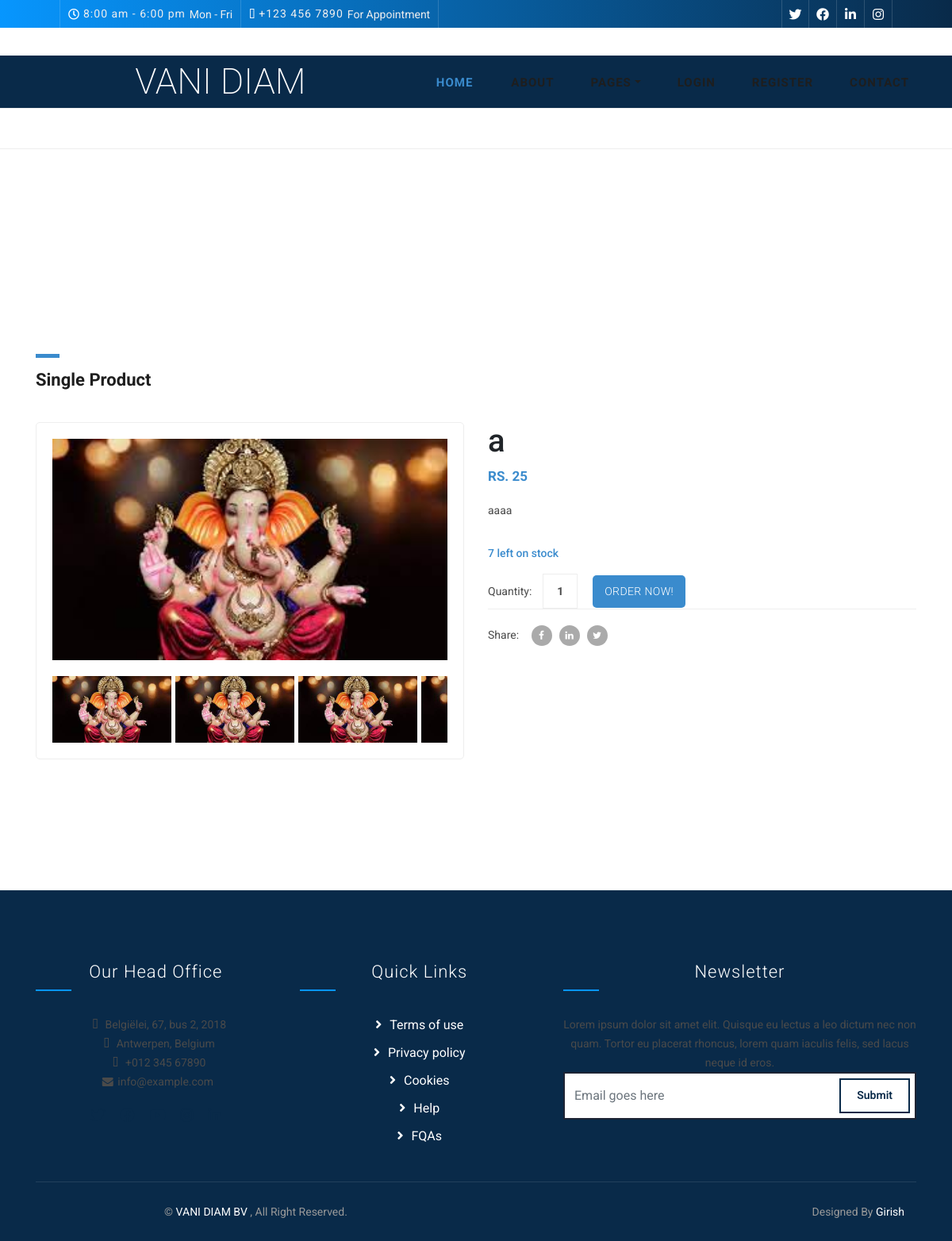
The app's page /internal/single-pd/20, older data.
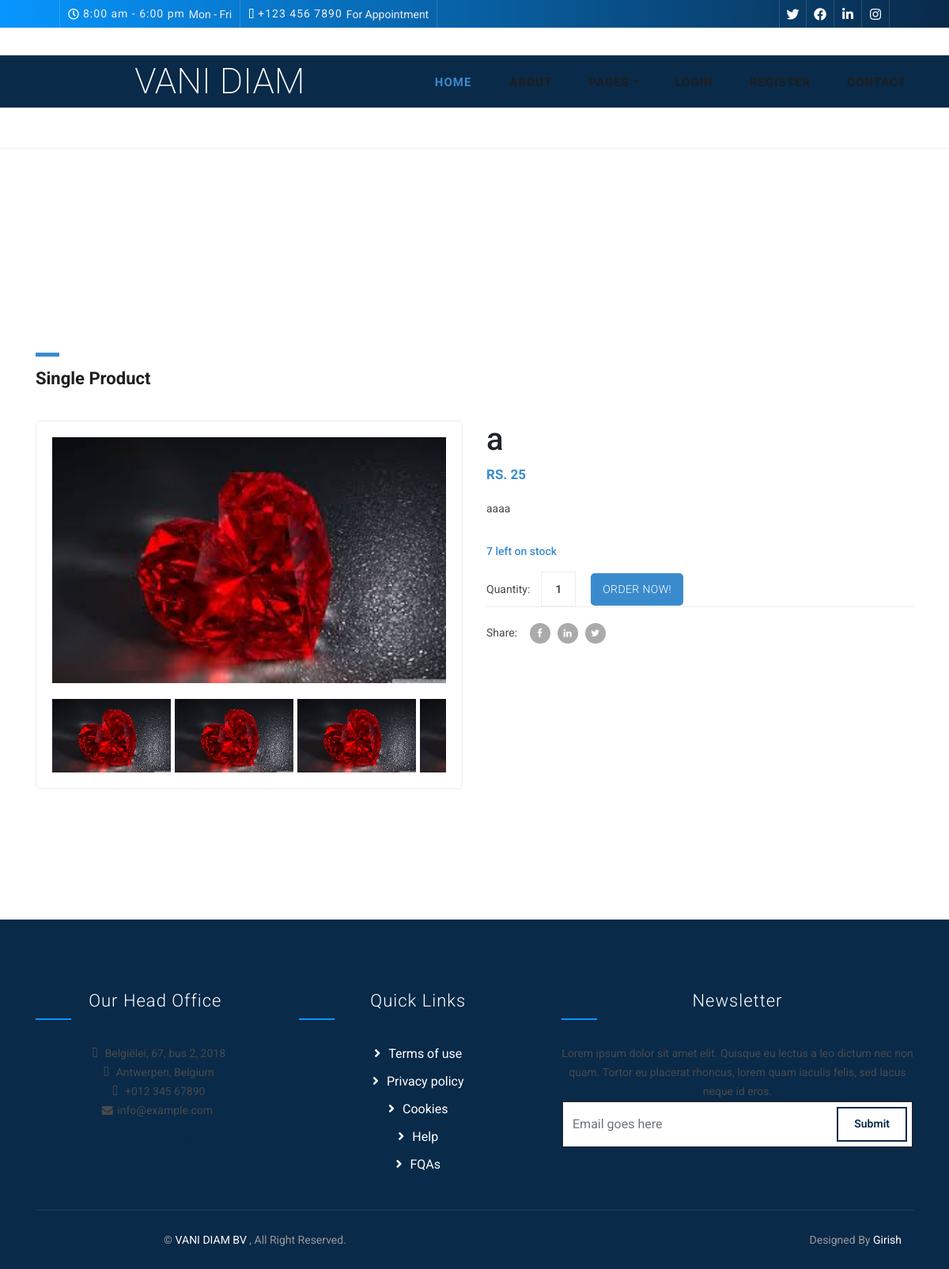
The same page, newer data.
### myapp/models.py (models this page shows)
class product(models.Model):
    pdname=models.CharField(max_length=300)
    pdprice= models.IntegerField(default=25)
    pddis=models.TextField(max_length=2000)
    pdimage=models.FileField(upload_to='pdimage', null=True, blank=True)
    def __str__(self):
        return self.pdname

### myapp/views.py (the view)
# urls.py: path('single-pd/<int:pk>', views.single_pd, name='single-pd' )
def single_pd(request, pk):
        prod= product.objects.get(id=pk)
        print(prod)
        return render(request, 'single-pd.html',{'products':prod})

### myapp/templates/single-pd.html (shortened to what the changed rows need)
{% load static %}
<!DOCTYPE html>
<html lang="en">
    <head>
        <link href="https://stackpath.bootstrapcdn.com/bootstrap/4.4.1/css/bootstrap.min.css" rel="stylesheet">
        <link href="https://cdnjs.cloudflare.com/ajax/libs/font-awesome/5.10.0/css/all.min.css" rel="stylesheet">
        <link href="{ % static 'asset/lib/animate/animate.min.css' % }" rel="stylesheet">
        <link href= "{% static 'asset/lib/owlcarousel/assets/owl.carousel.min.css' %}" rel="stylesheet">
        <link href=" {% static 'asset/css/style.css' %}" rel="stylesheet">
    </head>
    <body class="page">
        <div class="top-bar d-none d-md-block">
            <div class="container-fluid">
                <div class="row">
                    <div class="col-md-8">
                        <div class="top-bar-left">
                            <div class="text">
                                <h2>8:00 am - 6:00 pm</h2>
                            </div>
                            <div class="text">
                                <h2>+123 456 7890</h2>
                            </div>
                        </div>
                    </div>
                </div>
            </div>
        </div>
    <link href="{% static 'singleprod/vendor/bootstrap/css/bootstrap.min.css' %}" rel="stylesheet">
    <link rel="stylesheet" href="{% static 'singleprod/assets/css/fontawesome.css' %}">
    <link rel="stylesheet" href="{% static 'singleprod/assets/css/tooplate-main.css' %}">
    <link rel="stylesheet" href="{% static 'singleprod/assets/css/owl.css' %}">
    <link rel="stylesheet" href="{% static 'singleprod/assets/css/flex-slider.css' %}">
  <body>
    <br><br><br><br><br><br><br><br><br><br><br>
    <div class="single-product">
      <div class="container">
        <div class="row">
          <div class="col-md-12">
            <div class="section-heading">
              <h1>Single Product</h1>
            </div>
          </div>
          <div class="col-md-6">
            <div class="product-slider">
              <div id="slider" class="flexslider">
                <ul class="slides">
                  <li>
                    <img src="{{products.pdimage.url}}" width="233px" height="388px"/>
                  </li>
                </ul>
              </div>
              <div id="carousel" class="flexslider">
                <ul class="slides">
                  <li>
                    <img src="{{products.pdimage.url}}" width="233px" height="388px"" />
                  </li>
                  <li>
                    <img src="{{products.pdimage.url}} " width="233px" height="388px" />
                  </li>
                  <li>
                    <img src="{{products.pdimage.url}}" width="233px" height="388px"" />
                  </li>
                  <li>
                    <img src="{{products.pdimage.url}}" width="233px" height="388px"" />
                  </li>
                </ul>
              </div>
            </div>
          </div>
          <div class="col-md-6">
            <div class="right-content">
              <h1>{{products.pdname}}</h1>
              <h6>RS. {{products.pdprice}}</h6>
              <p>{{products.pddis}} </p>
              <span>7 left on stock</span>
              <form action="" method="get">
                <label for="quantity">Quantity:</label>
                <input name="quantity" type="quantity" class="quantity-text" id="quantity"
                	onfocus="if(this.value == '1') { this.value = ''; }"
                    onBlur="if(this.value == '') { this.value = '1';}"
                    value="1">
                <input type="submit" class="button" value="Order Now!">
              </form>
              <div class="down-content">
                <div class="share">
                </div>
              </div>
            </div>
          </div>
        </div>
      </div>
    </div>
    <br><br><br><br><br>
    <div class="footer">
      <div class="container">
          <div class="row">
              <div class="col-lg-7">
                  <div class="row">
                      <div class="col-md-6">
                          <div class="footer-contact">
                              <h2>Our Head Office</h2>
                          </div>
                      </div>
                      <div class="col-md-6">
                          <div class="footer-link">
                              <h2>Quick Links</h2>
                          </div>
                      </div>
                  </div>
              </div>
              <div class="col-lg-5">
                  <div class="footer-newsletter">
                      <h2>Newsletter</h2>
                  </div>
              </div>
          </div>
      </div>
  </div>
  </body>
</html>

Row changes from the older to the newer data that the page shows:
changed product "aaaa": pdimage: a different picture
